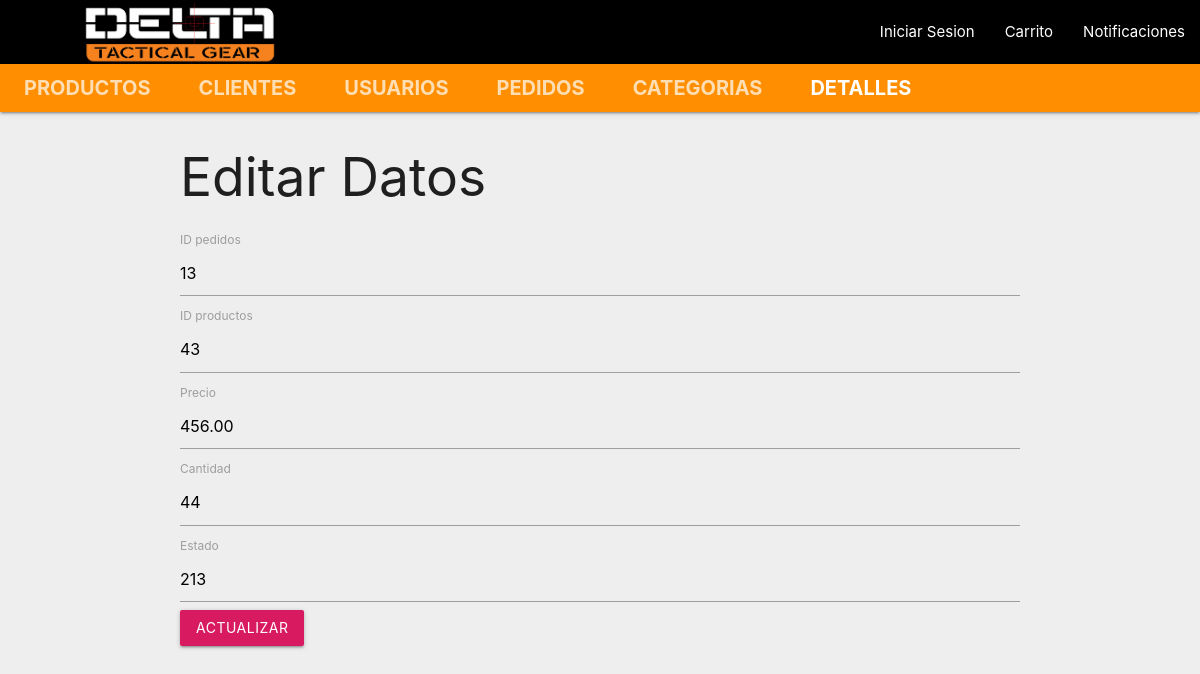
The page /views/detalle_pedido/detalle_pedido_modifica.php?id=15 on the database its author committed.
### tables this page shows
CREATE TABLE `detalle_pedidos` (
  `id` int(11) NOT NULL,
  `pedidos_id` int(11) NOT NULL,
  `productos_id` int(11) NOT NULL,
  `precio` decimal(10,2) NOT NULL,
  `cantidad` int(11) NOT NULL,
  `estado` varchar(100) NOT NULL
);

### model/detalle_pedido_model.php (called while the page is built, shortened)
<?php
class Detalle_model{
    private $pedidos_id;
    private $productos_id;
    private $precio;
    private $cantidad;
    private $estado;
    function __construct($pedidos_id, $productos_id, $precio, $cantidad, $estado){
        $this->pedidos_id=$pedidos_id;
        $this->productos_id=$productos_id;
        $this->precio=$precio;
        $this->cantidad=$cantidad;
        $this->estado=$estado;
    }
    public function getPedidoId(){
        return $this->pedidos_id;
    }
    public function getProductoId(){
        return $this->productos_id;
    }
    public function getPrecio(){
        return $this->precio;
    }
    public function getCantidad(){
        return $this->cantidad;
    }
    public function getEstado(){
        return $this->estado;
    }
    public static function getById($id){
        $conn=getConnection();
          $t=null;
          $sql= "SELECT * FROM detalle_pedidos WHERE id=$id";
          $resultado=$conn->query($sql);
          while($fila=mysqli_fetch_array($resultado)){
              $o = new Detalle_model(
                                      $fila['pedidos_id'],
                                      $fila['productos_id'],
                                      $fila['precio'],
                                      $fila['cantidad'],
                                      $fila['estado']);
          $o->id=$fila['id'];
          $t=$o;
          }
          return $t;
      }
}
?>

### views/detalle_pedido/detalle_pedido_modifica.php (the view, shortened to what this page needs)
<?php
include_once __DIR__. '../../../model/detalle_pedido_model.php';
$detalle = Detalle_model::getById($_GET['id']);
?>
<!DOCTYPE html>
<html>
<head>
    <link rel="stylesheet" href="../../assets/css/materialize.min.css">
</head>
<body class="grey lighten-3">
<nav class="nav-extended">
    <div class="nav-wrapper black ">
  <a href="/dtg_mvc/index.php" class="brand-logo"><img class="responsive-img"  src="../../assets/img/delta.png" width="250" style="margin-left:55px;"></a>
      <ul id="nav-mobile" class="right hide-on-med-and-down">
        <li><a href="sass.html">Iniciar Sesion</a></li>
        <li><a href="badges.html">Carrito</a></li>
        <li><a href="collapsible.html">Notificaciones</a></li>
      </ul>
    </div>
    <div class="nav-content amber darken-3">
      <ul class="tabs tabs-transparent">
      <li class="tab"><a style="font-size:20px" href="../../views/productos/producto.php"><b>Productos</b></a></li>
        <li class="tab"><a style="font-size:20px" href="../../views/clientes/clientes.php"><b>Clientes</b></a></li>
        <li class="tab"><a style="font-size:20px" href="../../views/usuarios/usuarios.php"><b>Usuarios</b></a></li>
        <li class="tab"><a style="font-size:20px" href="../../views/pedidos/pedidos.php"><b>Pedidos</b></a></li>
        <li class="tab"><a style="font-size:20px" href="../../views/categoria/categoria.php"><b>Categorias</b></a></li>
        <li class="tab"><a style="font-size:20px" class="active" href="../../views/detalle_pedido/detalle_pedido.php"><b>Detalles</b></a></li>
      </ul>
    </div>
  </nav>
    <div class="container">
        <h2>Editar Datos</h2>
        <form id="nuevo" name="nuevo" method="POST" action="../../controller/detalle_controller.php" autocomplete="off">
            <div class="form-group">
                <label for="pedidos_id">ID pedidos</label>
                <input type="number" class="form-control" id="pedidos_id" name="pedidos_id" value="<?php echo $detalle->getPedidoId() ?>" />
            </div>
            <div class="form-group">
                <label for="productos_id">ID productos</label>
                <input type="number" class="form-control" id="productos_id" name="productos_id" value="<?php echo $detalle->getProductoId() ?>" />
            </div>
            <div class="form-group">
                <label for="precio">Precio</label>
                <input type="number" class="form-control" id="precio" name="precio" value="<?php echo $detalle->getPrecio() ?>" />
            </div>
            <div class="form-group">
                <label for="cantidad">Cantidad</label>
                <input type="number" class="form-control" id="cantidad" name="cantidad" value="<?php echo $detalle->getCantidad() ?>" />
            </div>
            <div class="form-group">
                <label for="estado">Estado</label>
                <input type="text" class="form-control" id="estado" name="estado" value="<?php echo $detalle->getEstado() ?>" />
            </div>
            <button id="guardar" name="guardar" type="submit" class="waves-effect waves-light btn  pink darken-1">Actualizar</button>
        </form>
</body>
</html>

### rows shown on the page
detalle_pedidos: pedidos_id "13", productos_id "43", precio "456.00", cantidad "44", estado "213"
